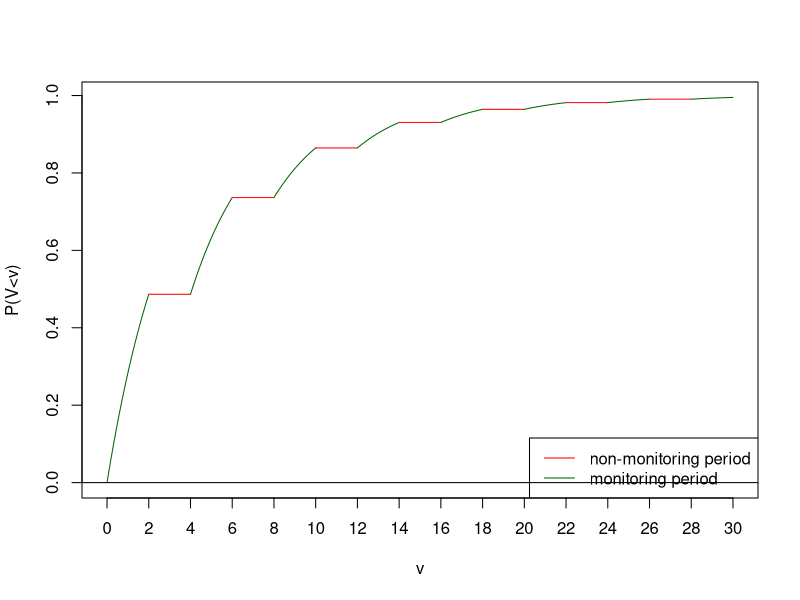

This figure's R source:
set.seed(1)
##############
### function f is calculated based on the formula of CDF of V#####
f <- function(t){
  c <- 2      # c is the length of the monitoring/non-monitoring time period
  M_NM <- floor(t/c)
  p_L <- floor(t/(2*c))
  a_M <- 0
  a_NM <- 0
  a_M <- pexp(t-c*(p_L[1]),rate=delta)  #when t lies in monitoring period
  a_NM <- pexp(c*(p_L[1]) + c,rate=delta)  #when t lies in non-monitoring period
  a_F <- if (M_NM[1]%%2 == 0) a_M else a_NM
  return(a_F)
}


delta <- 1/3

#curve(Vectorize(f)(x), 0, 30,xlab="v",ylab="P(V < v)", main="CDF of V")
# abline(h=0)





f_vectorized <- Vectorize(f)

intervals <- c(0, 2, 4, 6, 8, 10, 12, 14, 16, 18, 20, 22, 24, 26, 28, 30) # Adjust intervals as needed
colors <- c("darkgreen", "red", "darkgreen", "red","darkgreen", "red","darkgreen", "red","darkgreen", "red",
            "darkgreen", "red","darkgreen", "red","darkgreen") # Corresponding colors

# Generate a sequence of x values
x_values <- seq(0, 30, by = 0.001)

# Calculate corresponding y values using the vectorized function
y_values <- f_vectorized(x_values)

# Create an empty plot
plot(x_values, y_values, type = "n", xlab = "v", ylab = "P(V<v)", xaxt = "n")

# Loop through each interval
for (i in 1:(length(intervals)-1)) {
  # Find indices of points within the interval
  indices <- which(x_values >= intervals[i] & x_values < intervals[i+1])
  # Plot line segments within the interval with corresponding color
  if (length(indices) > 0) {
    lines(x_values[indices], y_values[indices], col = colors[i])
  }
}

# Add legend
legend("bottomright", legend = c("non-monitoring period", "monitoring period"), col = c("red", "darkgreen"), lty = 1)
abline(h=0)
axis(1, at = c(0, 2, 4, 6, 8, 10, 12, 14, 16, 18, 20, 22, 24, 26, 28, 30))

